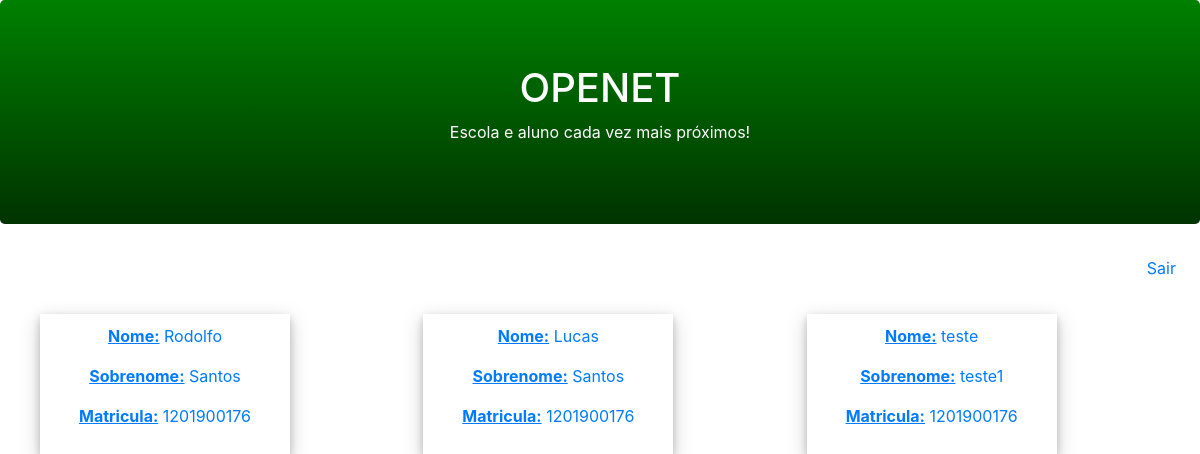
The page /aluno/accept/ (signed in) on the database as committed earlier.
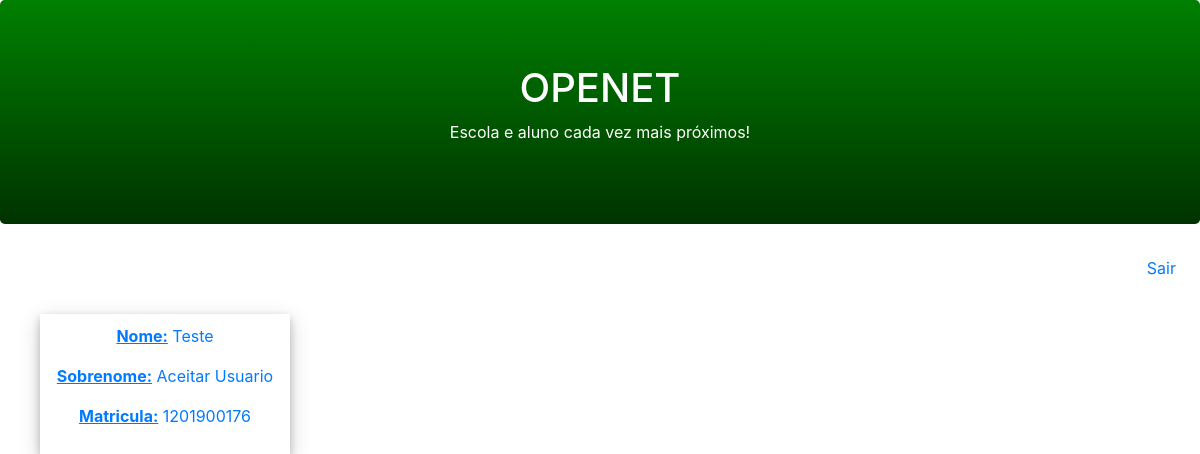
The same page on the database as committed later.
### core/models.py (models this page shows)
class User(AbstractUser):
    matricula = models.CharField(max_length=100)
    ano = models.IntegerField(blank=True, null=True)
    curso = models.CharField(max_length=100)
    ativo = models.BooleanField(default=False)

### core/views.py (the view)
# urls.py: path('aluno/accept/', views.accept_aluno),
@login_required(login_url='/login/')
def accept_aluno(request):
    user = User.objects.filter(ativo=False)
    return render(request, 'accept.html',{'user':user})

### core/templates/accept.html (shortened to what this page needs)
{% extends "model-page.html" %}
{% block content %}
    <div class="container">
            <div class="row">
                {% for u in user %}
                    <div class="col-sm-12 col-md-6 col-lg-4">
                        <a href="../detail/{{ u.id }}">
                            <div class="polaroid">
                                <div class="container">
                                    <p><u><b>Nome:</b></u> {{ u.first_name }}</p>
                                    <p><u><b>Sobrenome:</b></u> {{ u.last_name }}</p>
                                    <p><u><b>Matricula:</b></u> {{ u.matricula }}</p>
                                </div>
                            </div>
                        </a>
                        <br>
                    </div>
                {% endfor %}
            </div>
        </div>
{% endblock %}

### core/templates/model-page.html (shortened to what this page needs)
<!DOCTYPE html>
<html>
    <head>
        {% include "model-header.html" %}
    </head>
    <body>
        {% block content %}{% endblock %}
    </body>
</html>

### core/templates/model-header.html (shortened to what this page needs)
<link rel="stylesheet" href="https://maxcdn.bootstrapcdn.com/bootstrap/4.1.3/css/bootstrap.min.css">
<div class="jumbotron header text-center">
    <h1>OPENET</h1>
    <p>Escola e aluno cada vez mais próximos!</p>
</div>
<div class="text-right mr-4">
    <a href="/logout/">Sair</a>
</div>
<br>

### core/templates/accept.html (style rules this page uses)
div.polaroid { width: 250px; box-shadow: 0 4px 8px 0 rgba(0, 0, 0, 0.2), 0 6px 20px 0 rgba(0, 0, 0, 0.19); text-align: center; }
div.container { padding: 10px; }

### core/templates/model-header.html (style rules this page uses)
.jumbotron.header { background-color: green; color: white; background-image: linear-gradient(green, #003300); }

Rows that differ between the two databases and show on the page:
no longer on this page (row edited): User: first_name "Rodolfo", last_name "Santos", matricula "1201900176"
removed User: first_name "Lucas", last_name "Santos", matricula "1201900176"
removed User: first_name "teste", last_name "teste1", matricula "1201900176"
added User: first_name "Teste", last_name "Aceitar Usuario", matricula "1201900176"
